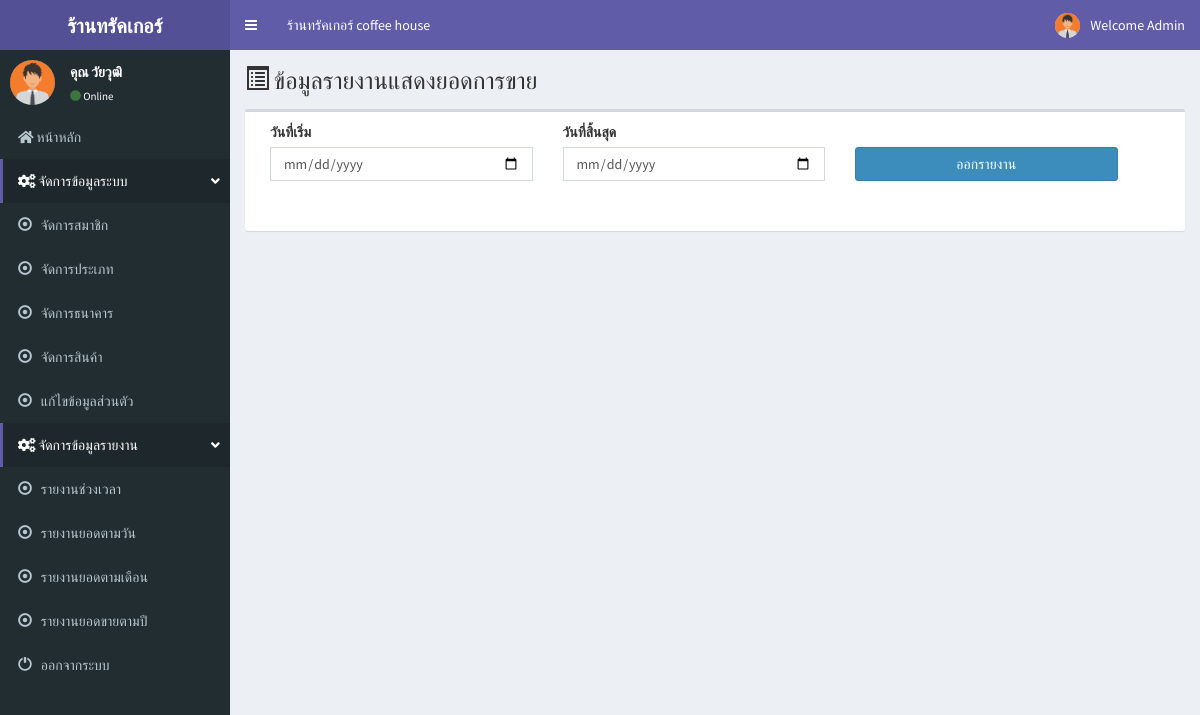
Screenshot of /admin/report.php (signed in) with the database file from the repository.
### tables this page shows
CREATE TABLE `tbl_member` (
  `member_id` int(11) NOT NULL,
  `m_user` varchar(20) NOT NULL,
  `m_pass` varchar(20) NOT NULL,
  `m_level` varchar(50) NOT NULL,
  `m_name` varchar(100) NOT NULL,
  `m_email` varchar(100) NOT NULL,
  `m_tel` varchar(20) NOT NULL,
  `m_address` varchar(200) NOT NULL,
  `m_img` varchar(250) NOT NULL,
  `date_save` timestamp NOT NULL DEFAULT CURRENT_TIMESTAMP
);

### admin/menutop.php (the view, shortened to what this page needs)
<header class="main-header">
  <a href="" class="logo">
    <span class="logo-lg"><b>ร้านทรัคเกอร์
    </b></span>
  </a>
  <nav class="navbar navbar-static-top" role="navigation">
    <a href="#" class="sidebar-toggle" data-toggle="push-menu" role="button">
    </a>
    <div class="navbar-custom-menu">
      <ul class="nav navbar-nav">
         <li class="dropdown user user-menu">
              <a href="#" class="dropdown-toggle" data-toggle="dropdown">
                <img src="../m_img/<?php echo $row['m_img'];?>" width="25" height="25" class="img-circle user-image" alt="User Image">
                <span class="hidden-xs">Welcome Admin</span>
              </a>
            </li>
      </ul>
    </div>
        <div class="collapse navbar-collapse pull-left" id="navbar-collapse">
          <ul class="nav navbar-nav">
             <li><a href="index.php">ร้านทรัคเกอร์ coffee house</a></li>
              </ul>
        </div>
  </nav>
</header>

### admin/menu_l.php
 <aside class="main-sidebar">
  <section class="sidebar">
    <div class="user-panel">
      <div class="pull-left image">
        <img src="../m_img/<?php echo $m_img; ?>" class="img-circle" alt="User Image">
      </div>
      <div class="pull-left info">
        <p>คุณ <?php echo $m_name; ?></p>
        <a href="#"><i class="fa fa-circle text-success"></i> Online</a>
      </div>
    </div>
    <ul class="sidebar-menu" data-widget="tree">
        <li>
        <a href="index.php"><i class="fa fa-home"></i>
          <span> หน้าหลัก</span>
        </a>
      </li>
           <li class="active">
        <a href=""><i class="fa fa-cogs"></i> <span>จัดการข้อมูลระบบ</span>
        <span class="pull-right-container">
          <i class="fa fa-angle-down pull-right"></i>
        </span>
      </a>
    </li>
      <li>
        <a href="member.php"><i class="glyphicon glyphicon-record"></i>
          <span> จัดการสมาชิก</span>
        </a>
      </li>
      <li>
        <a href="type.php"><i class="glyphicon glyphicon-record"></i>
          <span> จัดการประเภท </span>
        </a>
      </li>
      <li>
        <li>
        <a href="bank.php"><i class="glyphicon glyphicon-record"></i>
          <span> จัดการธนาคาร </span>
        </a>
      </li>
      <li>
        <a href="product.php"><i class="glyphicon glyphicon-record"></i>
          <span> จัดการสินค้า </span>
        </a>
      </li>
        <li>
        <a href="member_profile.php"><i class="glyphicon glyphicon-record"></i>
          <span> แก้ไขข้อมูลส่วนตัว </span>
        </a>
      </li>
           <li class="active">
        <a href=""><i class="fa fa-cogs"></i> <span>จัดการข้อมูลรายงาน</span>
        <span class="pull-right-container">
          <i class="fa fa-angle-down pull-right"></i>
        </span>
      </a>
        <li>
        <a href="report.php"><i class="glyphicon glyphicon-record"></i>
          <span> รายงานช่วงเวลา </span>
        </a>
      </li>
         <li>
        <a href="report_d.php"><i class="glyphicon glyphicon-record"></i>
          <span> รายงานยอดตามวัน </span>
        </a>
      </li>
      <li>
        <a href="report_m.php"><i class="glyphicon glyphicon-record"></i>
          <span> รายงานยอดตามเดือน </span>
        </a>
      </li>
      <li>
        <a href="report_y.php"><i class="glyphicon glyphicon-record"></i>
          <span> รายงานยอดขายตามปี </span>
        </a>
      </li>
      <li>
        <a href="../logout.php" onclick="return confirm('คุณต้องการออกจากระบบหรือไม่ ?');"><i class="glyphicon glyphicon-off"></i>
          <span> ออกจากระบบ</span>
        </a>
      </li>
    </ul>
  </section>
</aside>

### rows the page displays
tbl_member: m_img (picture), m_name "วัยวุฒิ"
